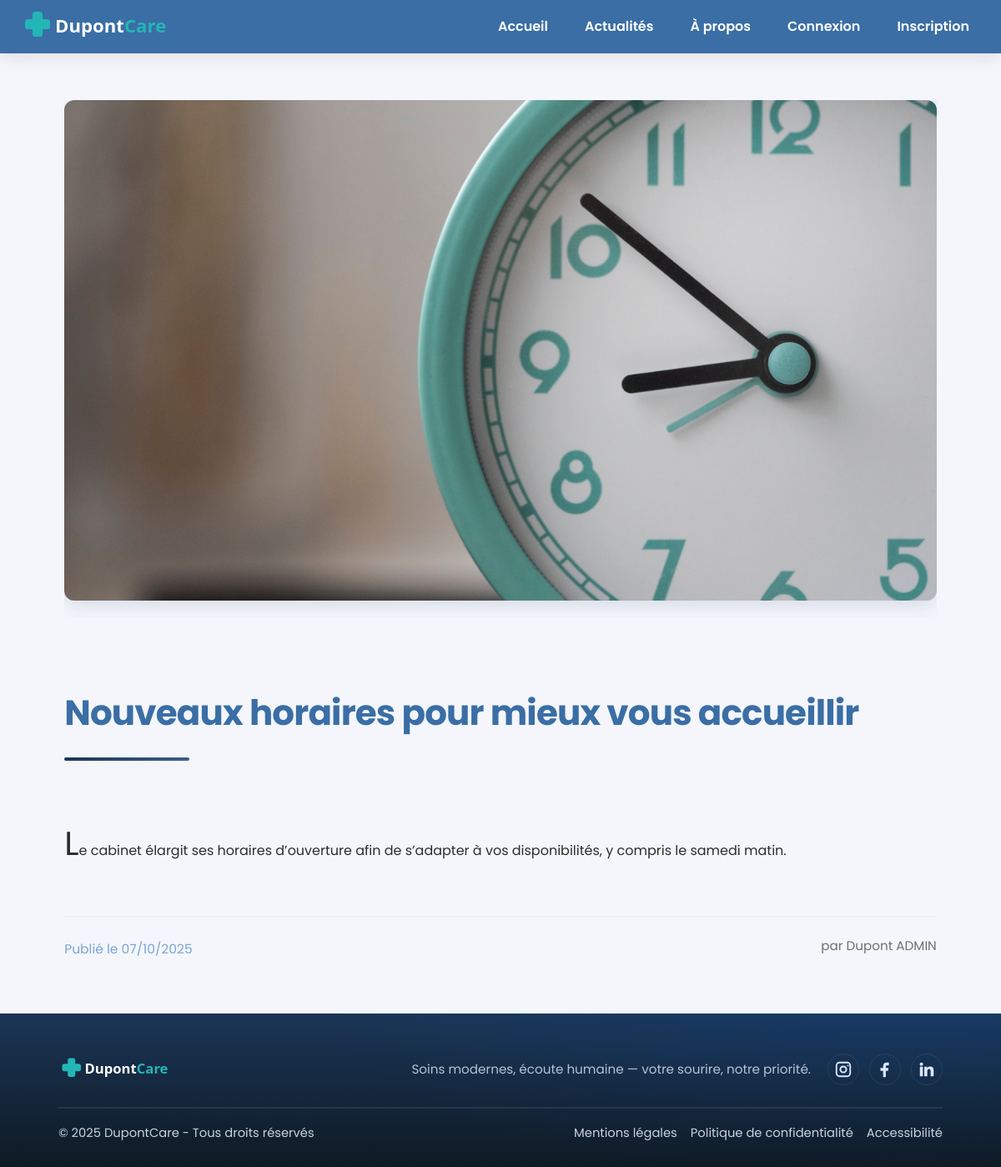
/index.php?page=actus&action=show&id=4, run on the app's committed database.
### tables this page shows
CREATE TABLE `actualite` (
  `id` int(10) UNSIGNED NOT NULL,
  `auteur_id` int(10) UNSIGNED NOT NULL,
  `titre` varchar(200) NOT NULL,
  `contenu` mediumtext NOT NULL,
  `date_publication` datetime DEFAULT NULL,
  `statut` enum('BROUILLON','PUBLIE','ARCHIVE') NOT NULL DEFAULT 'BROUILLON',
  `image` varchar(255) DEFAULT NULL
);

CREATE TABLE `utilisateur` (
  `id` int(10) UNSIGNED NOT NULL,
  `role` enum('PATIENT','MEDECIN','SECRETAIRE') NOT NULL,
  `nom` varchar(100) NOT NULL,
  `prenom` varchar(100) NOT NULL,
  `email` varchar(190) NOT NULL,
  `telephone` varchar(30) DEFAULT NULL,
  `avatar` varchar(255) DEFAULT NULL,
  `password_hash` varchar(255) NOT NULL,
  `date_inscription` datetime NOT NULL DEFAULT current_timestamp(),
  `date_naissance` date DEFAULT NULL
);

### app/controllers/ActusController.php (called while the page is built, shortened)
<?php
class ActusController {
    private $actuModel;
    public function __construct() {
        $this->actuModel = new ActuModel();
    }
    public function show($id) {
        $actu = $this->actuModel->getActuById($id);
    require_once 'app/views/actu/detail-actu.php';
    }
}

### app/core/App.php (called while the page is built, shortened)
<?php
class App {
    public function run() {
        $action = $_GET['action'] ?? 'index';
        $method = $action;
        $params = [];
        if (isset($_GET['id'])) {
            $params[] = $_GET['id'];
        }
        try {
            $controller = new $controllerClass();
            call_user_func_array([$controller, $method], $params);
        } catch (\Exception $e) {
            error_log("Exception détaillée: " . $e->getMessage());
            error_log("Fichier: " . $e->getFile() . " ligne " . $e->getLine());
            error_log("Stack trace: " . $e->getTraceAsString());
            http_response_code(404);
            include __DIR__ . '/../views/error/404.php';
        }
    }
}

### index.php (called while the page is built, shortened)
<?php
spl_autoload_register(function ($class) {
    $path = __DIR__ . '/' . str_replace('\\', '/', $class) . '.php';
});
$app = new App();
$app->run();

### app/core/Model.php (called while the page is built, shortened)
<?php
abstract class Model {
    public function __construct() {
        $this->db = Database::getInstance();
    }
}

### app/models/database.php (called while the page is built, shortened)
<?php
class Database {
    private static $instance = null;
    private $connection;
    private function __construct() {
        $host = 'localhost';
        $dbname = 'bdd_dupont';
        $user = 'root';
        $pass = '';
        $options = [
            PDO::ATTR_ERRMODE => PDO::ERRMODE_EXCEPTION,
            PDO::ATTR_DEFAULT_FETCH_MODE => PDO::FETCH_ASSOC,
            PDO::MYSQL_ATTR_INIT_COMMAND => 'SET NAMES utf8mb4'
        ];
        try {
            $this->connection = new PDO(
                "mysql:host=$host;dbname=$dbname",
                $user,
                $pass,
                $options
            );
        } catch (PDOException $e) {
            die('Erreur connexion BDD : ' . $e->getMessage());
        }
    }
    public function prepare($sql) {
        return $this->connection->prepare($sql);
    }
    public static function getInstance() {
        if (self::$instance === null) {
            self::$instance = new self();
        }
        return self::$instance;
    }
}

### app/models/ActuModel.php (called while the page is built, shortened)
<?php
class ActuModel extends Model {
    public function getActuById($id) {
        $sql = "SELECT a.*, u.nom as auteur_nom, u.prenom as auteur_prenom
                FROM actualite a
                JOIN utilisateur u ON a.auteur_id = u.id
                WHERE a.id = ? AND a.statut = 'PUBLIE'";
        $stmt = $this->db->prepare($sql);
        $stmt->execute([$id]);
        return $stmt->fetch();
    }
}

### app/views/actu/detail-actu.php (the view, shortened to what this page needs)
<?php
include __DIR__ . '/../templates/header.php';
?>
<link rel="stylesheet" href="css/detail-actu.css?v=<?php echo time(); ?>">
<main>
  <section class="actu-section">
    <div class="actu-detail-container">
      <?php if (empty($actu)): ?>
        <p class="no-actus">Aucune actualité n'est disponible pour le moment.</p>
      <?php else: ?>
        <article class="actu-detail">
          <div class="actu-detail-flex<?php echo empty($actu['image']) ? ' no-image' : ''; ?>">
            <?php if (!empty($actu['image'])): ?>
              <div class="actu-detail-image">
                <img src="/cabinetdupont/public/uploads/<?php echo htmlspecialchars($actu['image']); ?>" alt="Image de l'actualité">
              </div>
            <?php endif; ?>
            <div class="actu-detail-content-block">
              <h3><?php echo htmlspecialchars($actu['titre']); ?></h3>
              <div class="actu-detail-content">
                <p><?php echo nl2br(htmlspecialchars($actu['contenu'])); ?></p>
              </div>
              <div class="actu-detail-meta">
                <span class="actu-date">Publié le <?php echo date('d/m/Y', strtotime($actu['date_publication'])); ?></span>
                <span class="actu-author meta-author">par <?php echo htmlspecialchars($actu['auteur_prenom'] . ' ' . $actu['auteur_nom']); ?></span>
              </div>
            </div>
          </div>
        </article>
      <?php endif; ?>
    </div>
  </section>
</main>
<?php include __DIR__ . '/../templates/footer.php'; ?>

### css/style.css (style rules this page uses)
* { box-sizing: border-box; margin: 0; padding: 0; scroll-behavior: auto; }
body { font-family: 'Poppins', system-ui, -apple-system, Segoe UI, Roboto, Arial, sans-serif; line-height: 1.6; color: #333; }
main { min-height: 100vh; width: 100%; }
:root { --bg: #f4f6fb; --brand: #3a6ea5; --accent: #00c6ff; --accent-2: #0072ff; --text: #1e2936; --white: #fff; }
* { box-sizing: border-box; margin: 0; padding: 0; }
html, body { height: 100%; }
body { font-family: 'Poppins', system-ui, -apple-system, Segoe UI, Roboto, Arial, sans-serif; background: var(--bg); color: var(--text); line-height: 1.6; }

### css/header.css (style rules this page uses)
:root { --brand: #3a6ea5; --accent: #00c6ff; --white: #fff; }

### css/footer.css (style rules this page uses)
:root { --footer-bg: #0f1724; --footer-text: #c9d3e1; --footer-heading: #ffffff; --footer-line: rgba(255,255,255,0.08); --brand: #3a6ea5; }

### css/login.css (style rules this page uses)
html, body { height: 100%; }
body { display: flex; flex-direction: column; min-height: 100vh; }
main { flex: 1 0 auto; }
body { font-family: 'Poppins', system-ui, -apple-system, Segoe UI, Roboto, Arial, sans-serif; background: #f4f6fb; color: #1e2936; margin: 0; min-height: 100vh; }

### css/register.css (style rules this page uses)
body { font-family: 'Poppins', system-ui, -apple-system, Segoe UI, Roboto, Arial, sans-serif; background: #f4f6fb; color: #1e2936; margin: 0; min-height: 100vh; }
html, body { height: 100%; }
body { display: flex; flex-direction: column; min-height: 100vh; }
main { flex: 1 0 auto; }

### css/actu.css (style rules this page uses)
.actu-section { max-width: 1200px; margin: 0 auto; padding: 48px 16px 64px 16px; }
.actu-date { font-size: 0.97rem; color: #7ca6d6; align-self: flex-end; margin-top: 8px; }

### css/creneaux.css (style rules this page uses)
:root { --primary-color: #3a6ea5; --secondary-color: #2563eb; --background-color: #f4f6fb; --card-background: #ffffff; --text-color: #1e293b; --text-muted: #64748b; --border-radius: 8px; --box-shadow: 0 2px 4px rgba(0, 0, 0, 0.1); }

### css/agenda.css (style rules this page uses)
:root { --calendar-bg: #ffffff; --calendar-border: #e2e8f0; --calendar-header-bg: #f8fafc; --calendar-text: #1e293b; --calendar-text-light: #64748b; --calendar-primary: #3b82f6; --calendar-primary-hover: #2563eb; --calendar-grid-border: #e2e8f0; --calendar-slot-hover: #f1f5f9; --calendar-shadow: rgba(0, 0, 0, 0.1); --calendar-time-width: 100px; --calendar-header-height: 60px; }

### data on the page
actualite: image (picture), titre "Nouveaux horaires pour mieux vous accueillir", contenu "Le cabinet élargit ses horaires d’ouverture afin de s’adapter à vos disponibilités, y compris le samedi matin.", date_publication "07/10/2025", auteur.nom "Dupont ADMIN"
